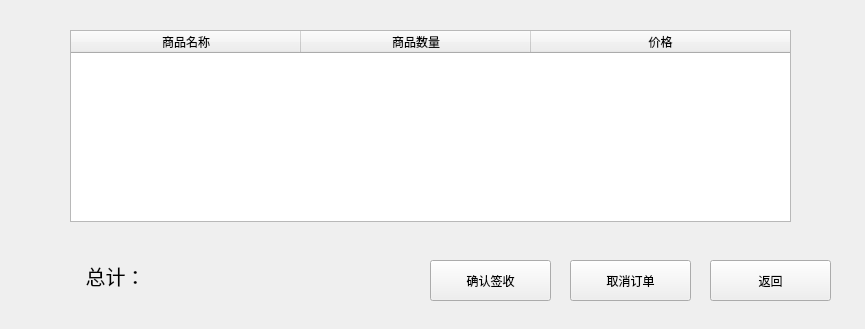
<?xml version="1.0" encoding="UTF-8"?>
<ui version="4.0">
 <class>Form</class>
 <widget class="QWidget" name="Form">
  <property name="geometry">
   <rect>
    <x>0</x>
    <y>0</y>
    <width>865</width>
    <height>329</height>
   </rect>
  </property>
  <property name="windowTitle">
   <string>订单详情</string>
  </property>
  <widget class="QTableWidget" name="detail_table">
   <property name="geometry">
    <rect>
     <x>70</x>
     <y>30</y>
     <width>721</width>
     <height>192</height>
    </rect>
   </property>
   <attribute name="horizontalHeaderDefaultSectionSize">
    <number>230</number>
   </attribute>
   <attribute name="horizontalHeaderStretchLastSection">
    <bool>true</bool>
   </attribute>
   <column>
    <property name="text">
     <string>商品名称</string>
    </property>
   </column>
   <column>
    <property name="text">
     <string>商品数量</string>
    </property>
   </column>
   <column>
    <property name="text">
     <string>价格</string>
    </property>
   </column>
  </widget>
  <widget class="QPushButton" name="pushButton_close">
   <property name="geometry">
    <rect>
     <x>710</x>
     <y>260</y>
     <width>121</width>
     <height>41</height>
    </rect>
   </property>
   <property name="text">
    <string>返回</string>
   </property>
  </widget>
  <widget class="QLabel" name="label_cost">
   <property name="geometry">
    <rect>
     <x>180</x>
     <y>260</y>
     <width>81</width>
     <height>31</height>
    </rect>
   </property>
   <property name="font">
    <font>
     <family>Baskerville Old Face</family>
     <pointsize>15</pointsize>
     <weight>50</weight>
     <bold>false</bold>
    </font>
   </property>
   <property name="text">
    <string/>
   </property>
   <property name="textFormat">
    <enum>Qt::AutoText</enum>
   </property>
   <property name="alignment">
    <set>Qt::AlignCenter</set>
   </property>
  </widget>
  <widget class="QLabel" name="label_cost_2">
   <property name="geometry">
    <rect>
     <x>50</x>
     <y>260</y>
     <width>131</width>
     <height>31</height>
    </rect>
   </property>
   <property name="font">
    <font>
     <family>Baskerville Old Face</family>
     <pointsize>15</pointsize>
     <weight>50</weight>
     <bold>false</bold>
    </font>
   </property>
   <property name="text">
    <string>总计：</string>
   </property>
   <property name="textFormat">
    <enum>Qt::AutoText</enum>
   </property>
   <property name="alignment">
    <set>Qt::AlignCenter</set>
   </property>
  </widget>
  <widget class="QPushButton" name="pushButton_cancel">
   <property name="geometry">
    <rect>
     <x>570</x>
     <y>260</y>
     <width>121</width>
     <height>41</height>
    </rect>
   </property>
   <property name="text">
    <string>取消订单</string>
   </property>
  </widget>
  <widget class="QPushButton" name="pushButton_next">
   <property name="geometry">
    <rect>
     <x>430</x>
     <y>260</y>
     <width>121</width>
     <height>41</height>
    </rect>
   </property>
   <property name="text">
    <string>确认签收</string>
   </property>
  </widget>
 </widget>
 <resources/>
 <connections/>
</ui>
